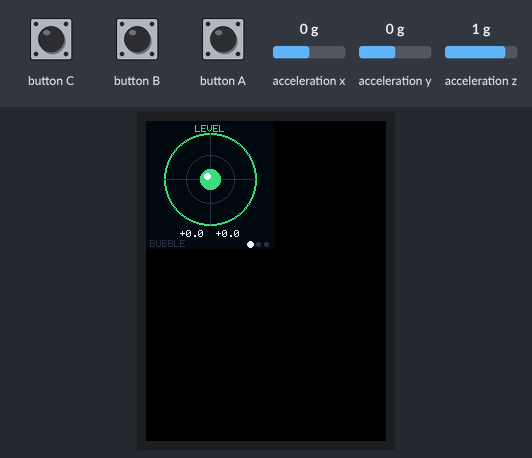
Recording of a program running on a simulated ESP32-S3. On the bench: 240×320 colour display. The test bench sets the inputs (shaded band); at power-on: acceleration x 0 g, acceleration y 0 g, acceleration z 1 g. EEPROM starts erased; what the program prints to the serial monitor is not drawn.

Above: at 1.3 s.
1.4 s: acceleration x set to -1.4 g
At 3.6 s:
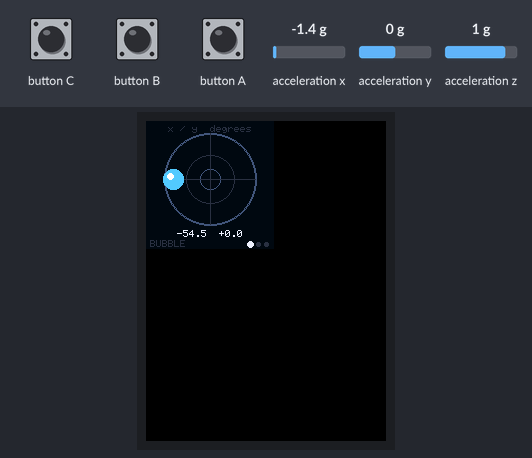
3.9 s: button A pressed for 1 s
At 5.9 s:
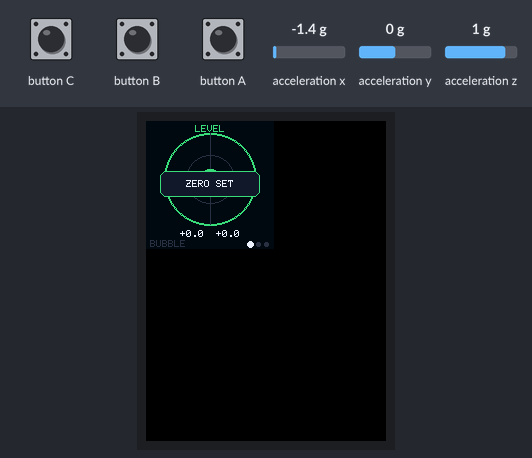
7.7 s: button A pressed for 0.15 s
At 8.6 s:
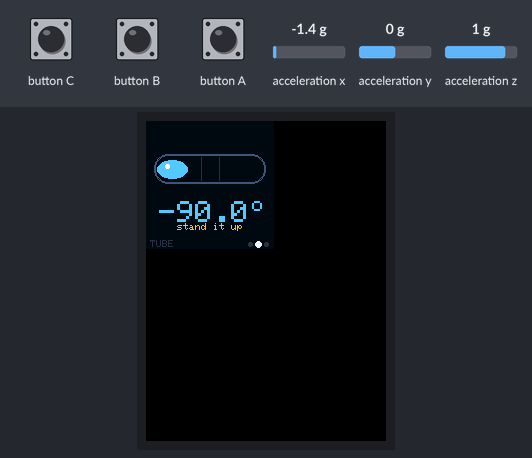
9.4 s: acceleration y set to -0.2 g
At 10.7 s:
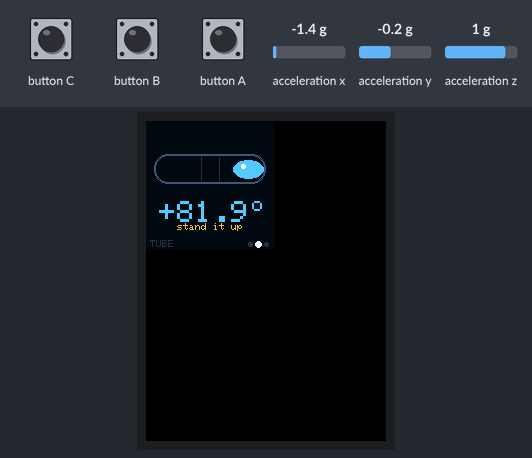
11.7 s: button A pressed for 0.15 s
At 12.6 s:
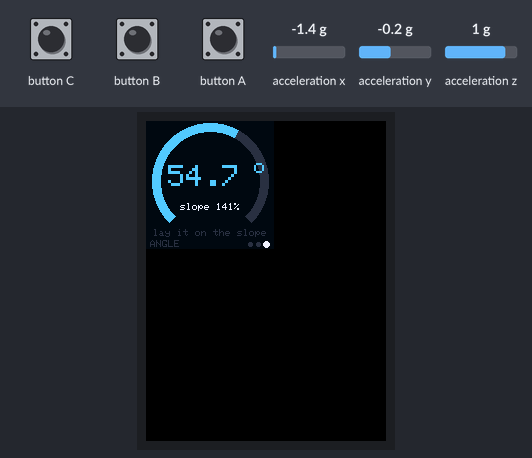
Timing chart, 0 to 14.4 s (numbered marks = the images above; inputs shaded):
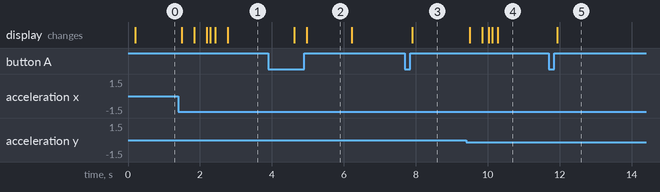

The program:

main.cpp
```cpp
// AtomS3 Spirit Level - bubble level, tube level and inclinometer using the MPU6886.
//  click       : next mode (bubble / tube / angle)
//  hold 0.6 s  : zero the current mode here (calibrate), release to apply
//  hold 2.2 s  : reset that mode's zero, release to apply
// Serial console (115200): ver | mode N | zero | reset | sim ax ay az | sim off | shot
#include <M5Unified.h>
#include <Preferences.h>
#include <math.h>

#define FW_VERSION "1.0.0"

// Flip these if the bubble moves the wrong way (it should run to the HIGH side).
#ifndef BUBBLE_X_SIGN
#define BUBBLE_X_SIGN 1.0f
#endif
#ifndef BUBBLE_Y_SIGN
#define BUBBLE_Y_SIGN -1.0f
#endif

static const float LEVEL_DEG = 0.5f;  // "level" band (green)
static const float NEAR_DEG = 2.0f;   // "almost" band (amber)

static M5Canvas cv(&M5.Display);
static Preferences prefs;

enum Mode : uint8_t { BUBBLE, TUBE, ANGLE, NUM_MODES };
static const char* MODE_NAMES[] = {"BUBBLE", "TUBE", "ANGLE"};

static uint8_t mode = BUBBLE;
static float off[NUM_MODES][2] = {{0, 0}, {0, 0}, {0, 0}};  // zero offsets (degrees)

static float ax = 0, ay = 0, az = 1;  // filtered accel (g)
static bool simOn = false;
static float simA[3] = {0, 0, 1};
static bool shotRequested = false;
static uint32_t lastFrame = 0, lastLog = 0, toastUntil = 0, levelSince = 0;
static char toast[24] = "";

static uint16_t C_BG, C_DIM, C_RING, C_TEXT, C_BLUE, C_GOOD, C_WARN;

static inline float clampf(float v, float lo, float hi) { return v < lo ? lo : (v > hi ? hi : v); }
static inline float deg(float rad) { return rad * 57.29578f; }
static inline uint16_t rgb(int r, int g, int b) { return cv.color565(r, g, b); }

static void saveOffsets() {
  prefs.putBytes("off", off, sizeof(off));
  prefs.putUChar("mode", mode);
}

static void say(const char* t) {
  strlcpy(toast, t, sizeof(toast));
  toastUntil = millis() + 1200;
}

// ---- measurements ---------------------------------------------------------
// Flat on a table (screen up): tilt about x (roll) and y (pitch), degrees.
static void bubbleAngles(float& bx, float& by) {
  float z = fmaxf(az, 0.05f);
  bx = deg(atan2f(ax, z)) - off[BUBBLE][0];
  by = deg(atan2f(ay, z)) - off[BUBBLE][1];
}

// Standing up, screen facing you: rotation in the screen plane (shelf / picture level).
static float tubeAngle() {
  float a = deg(atan2f(ax, ay));
  if (a > 90) a -= 180;
  if (a < -90) a += 180;
  return a - off[TUBE][0];
}

// Slope of the screen plane against horizontal, 0..90 (ramp / roof pitch).
static float slopeAngle() {
  return deg(atan2f(sqrtf(ax * ax + ay * ay), fabsf(az))) - off[ANGLE][0];
}

static uint16_t bandColor(float absDeg) {
  if (absDeg <= LEVEL_DEG) return C_GOOD;
  if (absDeg <= NEAR_DEG) return C_WARN;
  return C_BLUE;
}

static void txt(const char* s, int x, int y, int size, uint16_t col,
                textdatum_t d = textdatum_t::middle_center) {
  cv.setTextDatum(d);
  cv.setTextColor(col);
  cv.setTextSize(size);
  cv.drawString(s, x, y);
}

// ---- screens --------------------------------------------------------------
static void drawBubble() {
  float bx, by;
  bubbleAngles(bx, by);
  float total = sqrtf(bx * bx + by * by);
  uint16_t col = bandColor(total);

  const int cx = 64, cy = 58, R = 46;
  cv.drawCircle(cx, cy, R, col == C_BLUE ? C_RING : col);
  cv.drawCircle(cx, cy, R - 1, col == C_BLUE ? C_RING : col);
  cv.drawCircle(cx, cy, 24, C_DIM);
  cv.drawCircle(cx, cy, 10, C_RING);
  cv.drawFastHLine(cx - R, cy, 2 * R, C_DIM);
  cv.drawFastVLine(cx, cy - R, 2 * R, C_DIM);

  float px = clampf(bx * BUBBLE_X_SIGN * 5.0f, -37, 37);
  float py = clampf(by * BUBBLE_Y_SIGN * 5.0f, -37, 37);
  float d = sqrtf(px * px + py * py);
  if (d > 37) { px *= 37 / d; py *= 37 / d; }
  cv.fillCircle(cx + (int)px, cy + (int)py, 10, col);
  cv.fillCircle(cx + (int)px - 3, cy + (int)py - 3, 3, rgb(255, 255, 255));

  char b[32];
  snprintf(b, sizeof b, "%+.1f  %+.1f", bx, by);
  txt(b, 64, 113, 1, C_TEXT);
  if (total <= LEVEL_DEG) txt("LEVEL", 64, 8, 1, C_GOOD);
  else txt("x / y  degrees", 64, 8, 1, C_DIM);
}

static void drawTube() {
  float a = tubeAngle();
  uint16_t col = bandColor(fabsf(a));
  bool flat = fabsf(az) > 0.85f;

  const int x0 = 8, x1 = 120, cy = 48, h = 30;
  cv.drawRoundRect(x0, cy - h / 2, x1 - x0, h, 14, col == C_BLUE ? C_RING : col);
  cv.drawRoundRect(x0 + 1, cy - h / 2 + 1, x1 - x0 - 2, h - 2, 13, col == C_BLUE ? C_RING : col);
  cv.drawFastVLine(64 - 9, cy - h / 2 + 3, h - 6, C_DIM);
  cv.drawFastVLine(64 + 9, cy - h / 2 + 3, h - 6, C_DIM);
  float px = clampf(a * BUBBLE_X_SIGN * 5.5f, -38, 38);
  cv.fillEllipse(64 + (int)px, cy, 15, 9, col);
  cv.fillCircle(64 + (int)px - 5, cy - 3, 2, rgb(255, 255, 255));

  char b[24];
  snprintf(b, sizeof b, "%+.1f", a);
  txt(b, 58, 92, 3, col);
  txt("o", 112, 84, 2, col);
  if (flat) txt("stand it up", 64, 106, 1, C_WARN);
  else if (fabsf(a) <= LEVEL_DEG) txt("LEVEL", 64, 106, 1, C_GOOD);
  else txt("screen toward you", 64, 106, 1, C_DIM);
}

static void drawAngle() {
  float v = slopeAngle();
  float frac = clampf(fabsf(v) / 90.0f, 0, 1);
  uint16_t col = fabsf(v) <= LEVEL_DEG ? C_GOOD : C_BLUE;
  cv.fillArc(64, 60, 50, 58, 135, 405, C_DIM);
  if (frac > 0.003f) cv.fillArc(64, 60, 50, 58, 135, 135 + 270 * frac, col);

  char b[24];
  snprintf(b, sizeof b, "%.1f", fabsf(v));
  txt(b, 58, 56, 3, col);
  txt("o", 114, 46, 2, col);
  float pct = fabsf(v) < 89 ? tanf(fabsf(v) / 57.29578f) * 100.0f : 9999;
  if (pct < 1000) snprintf(b, sizeof b, "slope %.0f%%", pct);
  else snprintf(b, sizeof b, "slope --");
  txt(b, 64, 86, 1, C_TEXT);
  txt("lay it on the slope", 64, 112, 1, C_DIM);
}

static void drawChrome(uint32_t now) {
  // mode name + dots
  txt(MODE_NAMES[mode], 4, 123, 1, C_DIM, textdatum_t::middle_left);
  for (int i = 0; i < NUM_MODES; i++)
    cv.fillCircle(104 + i * 8, 123, i == mode ? 3 : 2, i == mode ? C_TEXT : C_DIM);

  if (M5.BtnA.isPressed()) {
    if (M5.BtnA.pressedFor(2200)) txt("release: RESET zero", 64, 100, 1, C_WARN);
    else if (M5.BtnA.pressedFor(600)) txt("release: ZERO here", 64, 100, 1, C_GOOD);
  }
  if (now < toastUntil) {
    cv.fillRoundRect(14, 50, 100, 26, 6, rgb(20, 24, 40));
    cv.drawRoundRect(14, 50, 100, 26, 6, C_GOOD);
    txt(toast, 64, 63, 1, C_TEXT);
  }
}

static void draw(uint32_t now) {
  cv.fillSprite(C_BG);
  switch (mode) {
    case TUBE: drawTube(); break;
    case ANGLE: drawAngle(); break;
    default: drawBubble(); break;
  }
  drawChrome(now);
  cv.pushSprite(0, 0);
}

// ---- input ----------------------------------------------------------------
static void readMotion() {
  float rx, ry, rz;
  if (simOn) {
    rx = simA[0]; ry = simA[1]; rz = simA[2];
  } else {
    if (!M5.Imu.update()) return;
    M5.Imu.getAccel(&rx, &ry, &rz);
  }
  const float k = simOn ? 1.0f : 0.25f;  // light smoothing for the real sensor
  ax += (rx - ax) * k;
  ay += (ry - ay) * k;
  az += (rz - az) * k;
}

static void zeroHere() {
  switch (mode) {
    case BUBBLE: {
      float z = fmaxf(az, 0.05f);
      off[BUBBLE][0] = deg(atan2f(ax, z));
      off[BUBBLE][1] = deg(atan2f(ay, z));
      break;
    }
    case TUBE: {
      float a = deg(atan2f(ax, ay));
      if (a > 90) a -= 180;
      if (a < -90) a += 180;
      off[TUBE][0] = a;
      break;
    }
    default: off[ANGLE][0] = deg(atan2f(sqrtf(ax * ax + ay * ay), fabsf(az))); break;
  }
  saveOffsets();
  say("ZERO SET");
}

static void resetZero() {
  off[mode][0] = off[mode][1] = 0;
  saveOffsets();
  say("ZERO RESET");
}

static void runCommand(char* cmd) {
  int v;
  float a, b, c;
  if (!strcmp(cmd, "ver")) Serial.printf("AtomS3 Spirit Level %s\n", FW_VERSION);
  else if (sscanf(cmd, "mode %d", &v) == 1) { mode = ((v % NUM_MODES) + NUM_MODES) % NUM_MODES; saveOffsets(); }
  else if (!strcmp(cmd, "zero")) zeroHere();
  else if (!strcmp(cmd, "reset")) resetZero();
  else if (!strcmp(cmd, "sim off")) simOn = false;
  else if (sscanf(cmd, "sim %f %f %f", &a, &b, &c) == 3) { simOn = true; simA[0] = a; simA[1] = b; simA[2] = c; }
  else if (!strcmp(cmd, "shot")) shotRequested = true;
  else Serial.println("commands: ver | mode 0-2 | zero | reset | sim ax ay az | sim off | shot");
}

static void pollSerial() {
  static char buf[40];
  static int n = 0;
  while (Serial.available()) {
    char ch = Serial.read();
    if (ch == '\n' || ch == '\r') {
      buf[n] = 0;
      if (n) runCommand(buf);
      n = 0;
    } else if (n < (int)sizeof(buf) - 1) {
      buf[n++] = ch;
    }
  }
}

static void sendShot() {
  Serial.printf("SHOT %d %d\n", 128, 128);
  Serial.write((const uint8_t*)cv.getBuffer(), 128 * 128 * 2);
  Serial.println();
}

void setup() {
  auto cfg = M5.config();
  M5.begin(cfg);
  Serial.begin(115200);
  M5.Display.setRotation(0);
  M5.Display.setBrightness(130);
  cv.setColorDepth(16);
  cv.createSprite(128, 128);
  C_BG = rgb(6, 8, 16);
  C_DIM = rgb(40, 48, 70);
  C_RING = rgb(70, 84, 120);
  C_TEXT = rgb(235, 240, 255);
  C_BLUE = rgb(80, 200, 255);
  C_GOOD = rgb(60, 220, 120);
  C_WARN = rgb(255, 190, 60);
  prefs.begin("level", false);
  if (prefs.getBytesLength("off") == sizeof(off)) prefs.getBytes("off", off, sizeof(off));
  mode = prefs.getUChar("mode", BUBBLE) % NUM_MODES;
  Serial.printf("AtomS3 Spirit Level %s, IMU type %d\n", FW_VERSION, (int)M5.Imu.getType());
}

void loop() {
  M5.update();
  uint32_t now = millis();

  if (M5.BtnA.wasReleaseFor(2200)) resetZero();
  else if (M5.BtnA.wasReleaseFor(600)) zeroHere();
  else if (M5.BtnA.wasClicked()) {
    mode = (mode + 1) % NUM_MODES;
    saveOffsets();
  }

  pollSerial();
  if (now - lastFrame < 16) return;
  lastFrame = now;
  readMotion();
  draw(now);
  if (shotRequested) {
    shotRequested = false;
    sendShot();
  }
  if (now - lastLog > 1000) {
    lastLog = now;
    Serial.printf("a=%.3f %.3f %.3f mode=%d\n", ax, ay, az, mode);
  }
}
```

Measured:
- the behaviour switches between 0 and -0.1 g on acceleration y (found by bisection; images 3 and 4)
- after the input at 1.4 s, the display: first changes after 0.09 s (image 1 shows a later state)
- after the input at 3.9 s, the display: first changes after 0.72 s (image 2 shows a later state)
- after the input at 7.7 s, the display: changes after 0.21 s (image 3)
- after the input at 9.4 s, the display: first changes after 0.10 s (image 4 shows a later state)
- after the input at 11.7 s, the display: changes after 0.23 s (image 5)
- what the display in image 2 shows lasts 1.2 s, from 5.0 s to 6.2 s
